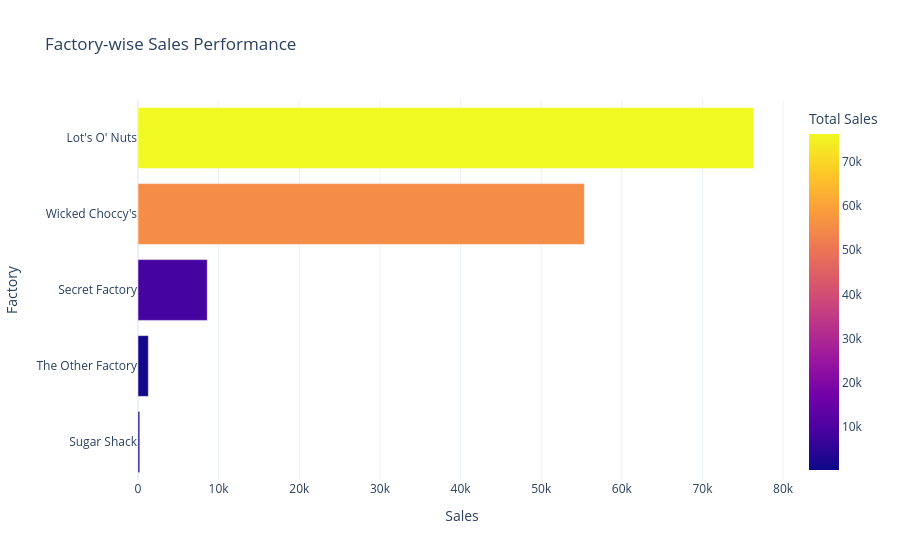

Notebook code for this chart:
### Code cell
# Factory sales comparison

fig = px.bar(
    factory_analysis_day7.sort_values(
        "total_sales",
        ascending=True
    ),
    x="total_sales",
    y="factory",
    orientation="h",
    color="total_sales",
    title="Factory-wise Sales Performance",
    labels={
        "total_sales": "Total Sales",
        "factory": "Factory"
    },
    hover_data=[
        "total_orders",
        "total_gross_profit",
        "gross_profit_margin",
        "sales_contribution_pct"
    ]
)

fig.update_layout(
    template="plotly_white",
    xaxis_title="Sales",
    yaxis_title="Factory",
    showlegend=False
)

fig.show()

### Figure 1 — Plotly figure (JSON) as saved in the notebook; plotly's stock layout.template omitted (floating-point values rounded to 4 significant figures)
{"data": [{"customdata": [[33.0, 121.2, 54.86, 0.1559], [98.0, 152.2, 11.87, 0.9044], [213.0, 4345.0, 50.59, 6.057], [3445.0, 36050.0, 65.13, 39.04], [4760.0, 52770.0, 69.13, 53.84]], "hovertemplate": "Total Sales=%{marker.color}<br>Factory=%{y}<br>total_orders=%{customdata[0]}<br>total_gross_profit=%{customdata[1]}<br>gross_profit_margin=%{customdata[2]}<br>sales_contribution_pct=%{customdata[3]}<extra></extra>", "legendgroup": "", "marker": {"color": [221.0, 1282.0, 8588.0, 55350.0, 76340.0], "coloraxis": "coloraxis", "pattern": {"shape": ""}}, "name": "", "orientation": "h", "showlegend": false, "textposition": "auto", "type": "bar", "x": [221.0, 1282.0, 8588.0, 55350.0, 76340.0], "xaxis": "x", "y": ["Sugar Shack", "The Other Factory", "Secret Factory", "Wicked Choccy's", "Lot's O' Nuts"], "yaxis": "y"}], "layout": {"barmode": "relative", "coloraxis": {"colorbar": {"title": {"text": "Total Sales"}}, "colorscale": [[0, "#0d0887"], [0.1111, "#46039f"], [0.2222, "#7201a8"], [0.3333, "#9c179e"], [0.4444, "#bd3786"], [0.5556, "#d8576b"], [0.6667, "#ed7953"], [0.7778, "#fb9f3a"], [0.8889, "#fdca26"], [1, "#f0f921"]]}, "legend": {"tracegroupgap": 0}, "showlegend": false, "title": {"text": "Factory-wise Sales Performance"}, "xaxis": {"anchor": "y", "domain": [0, 1], "title": {"text": "Sales"}}, "yaxis": {"anchor": "x", "domain": [0, 1], "title": {"text": "Factory"}}}}
